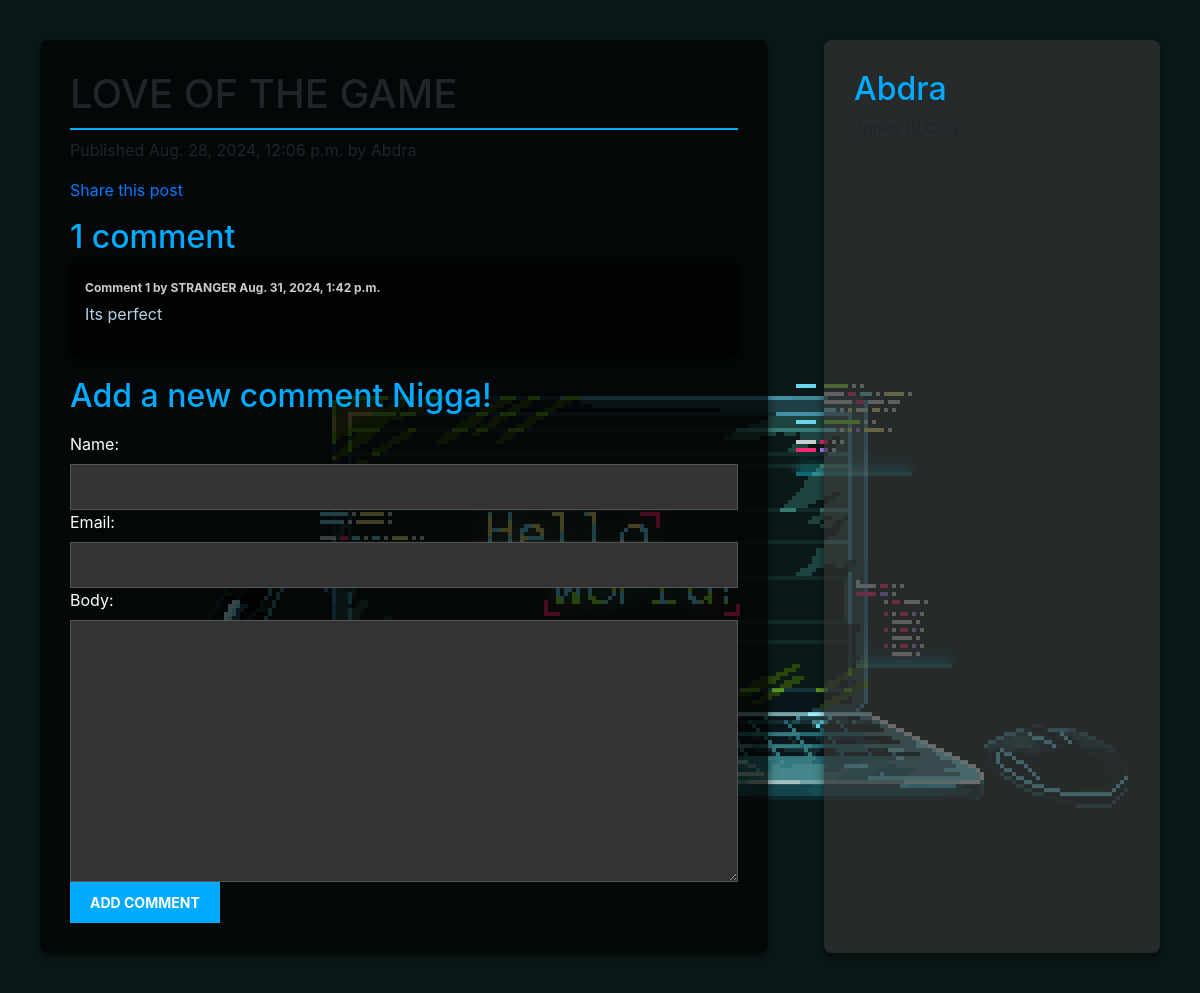
Page /2024/8/28/love-of-the-game/ on the committed database.
### blog/models.py (models this page shows, shortened)
class Post(models.Model):
    objects = models.Manager()
    published = PublishedManager()
    class Status(models.TextChoices):
       DRAFT = "DF", "Draft"
       PUBLISHED = "PB", "Published"
    title = models.CharField(max_length=250)
    slug = models.CharField(max_length=250,
                            unique_for_date='publish')
    body = models.TextField()
    publish = models.DateTimeField(default=timezone.now)
    created = models.DateTimeField(auto_now_add=True)
    updated = models.DateTimeField(auto_now=True)
    status = models.CharField(max_length=2,
                             choices=Status.choices,
                             default=Status.DRAFT)
    author = models.ForeignKey(User,
                               on_delete=models.CASCADE,
                               related_name='blog_posts')
    class Meta:
     ordering = ['-publish']
     indexes =[
        models.Index(fields=['-publish']),
    ]

class Comment(models.Model):
   post = models.ForeignKey(Post,
                            on_delete=models.CASCADE,
                            related_name='comments')
   name = models.CharField(max_length=80)
   email = models.EmailField()
   body = models.TextField()
   created = models.DateTimeField(auto_now_add=True)
   updated = models.DateTimeField(auto_now=True)
   active = models.BooleanField(default=True)

### blog/views.py (the view)
def post_detail(request, year, month, day, post):
    post = get_object_or_404(Post,
                             status=Post.Status.PUBLISHED,
                             slug=post,
                             publish__year=year,
                             publish__month=month,
                             publish__day=day)
    comments = post.comments.filter(active=True)
    form = CommentForm()
    return render(request,
            'blog/post/detail.html',
            {'post': post,
             'comments' : comments,
             'form' : form})

### blog/forms.py
class CommentForm(forms.ModelForm):
    class Meta:
        model = Comment
        fields = ['name', 'email', 'body']

### blog/templates/blog/post/detail.html (shortened to what this page needs)
{% extends "blog/base.html" %}
{%block content %}
  <h1>
  {{ post.title }}
  </h1>
<div class="post-content">
    Published {{ post.publish }} by {{ post.author }}
</div>
<p>
  <a href="{% url "blog:post_share" post.id %}">
    Share this post
  </a>
</p>
{% with comments.count as total_comments %}
<h2>
  {{ total_comments }} comment{{ total_comments|pluralize }}
</h2>
{% endwith %}
{% for comment in comments %}
<div style="color: rgb(183, 211, 234);">
 <div class="comment">
 <p class="info">
  Comment {{ forloop.counter }} by {{ comment.name }}
    {{ comment.created }}</p>
    {{ comment.body|linebreaks }}
 </div>
 </div>
 {% empty %}
 <p>There are no comments.</p>
 {% endfor %}
 {% include "blog/post/includes/comment_form.html" %}
{% endblock %}

### blog/static/blog/css/style.css (style rules this page uses)
a { color: #00abff; text-decoration: none; }
h1 { font-weight: normal; border-bottom: 2px solid #00abff; padding: 0 0 10px 0; }
h2 { font-weight: normal; margin: 30px 0 0; color: #00abff; }
label { float: left; clear: both; color: #ffffff; margin-bottom: 4px; }
input, textarea { clear: both; float: left; margin: 0 0 10px; background: #333333; border: 1px solid #555555; color: #9d0e0e; padding: 10px; font-size: 14px; width: 100%; }
.comment { padding: 15px; background: rgba(0, 0, 0, 0.6); border-radius: 5px; margin-bottom: 20px; box-shadow: 0 2px 5px rgba(0, 0, 0, 0.4); }
.comment .info { font-weight: bold; font-size: 12px; color: #cccccc; margin-bottom: 5px; }

### rows in the picture
Post: title "LOVE OF THE GAME", publish "Aug. 28, 2024, 12:06 p.m.", author "Abdra"
Comment: name "STRANGER", created "Aug. 31, 2024, 1:42 p.m.", body "Its perfect"

### other values in the picture
{{ total_comments }} "1"
